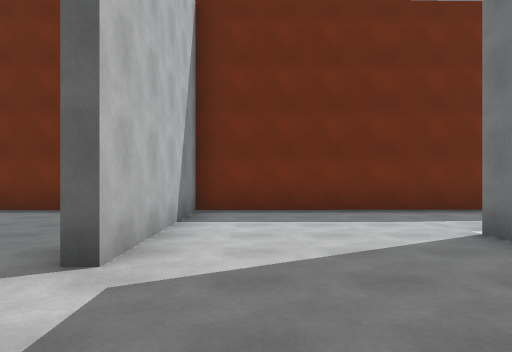
view 1 (above)

21 first-person views from a walk through a scene from a Unity 3-D project. The camera is 1.5 m above the floor, looks level and sees 70° across. The floor is counted in squares, 2 m on a side. Each view is taken from the middle of a square. On the plan, view 1 faces up. The plan holds only what a view shows up to about 11 squares ahead; the rest is blank. The place goes on beyond the plan. The player character is not drawn. Surface patterns are stand-ins for the level's own textures.

view 2
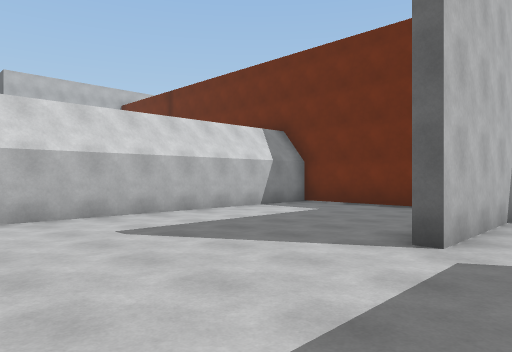

view 3
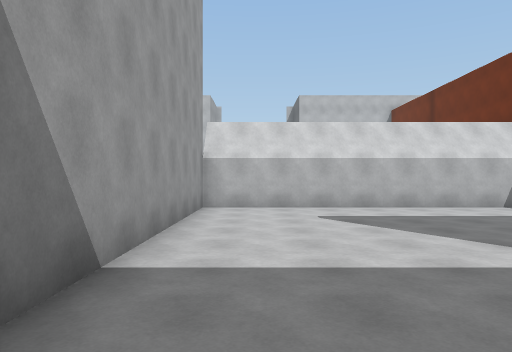

view 4
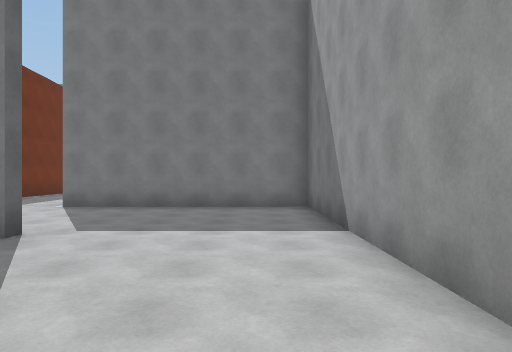

view 5
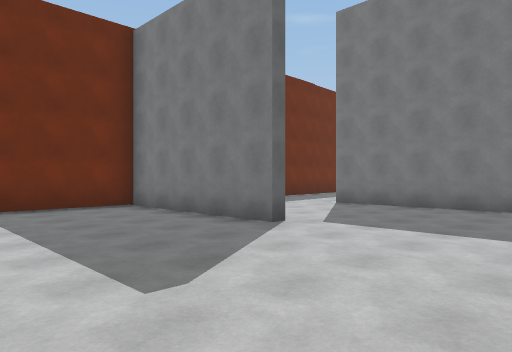

view 6
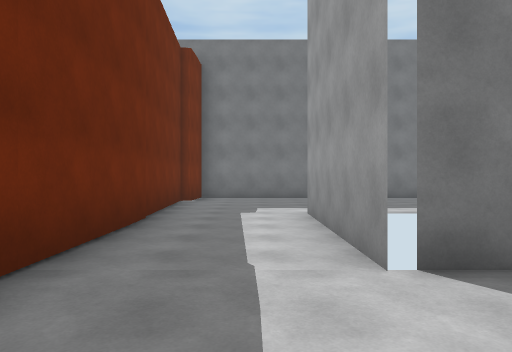

view 7
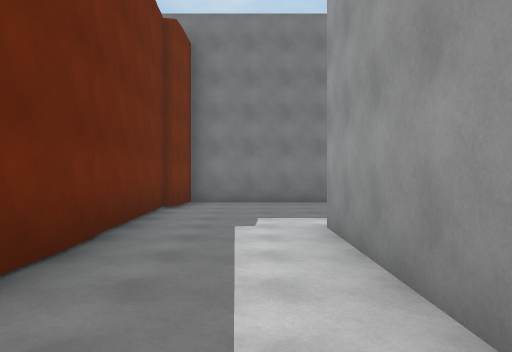

view 8
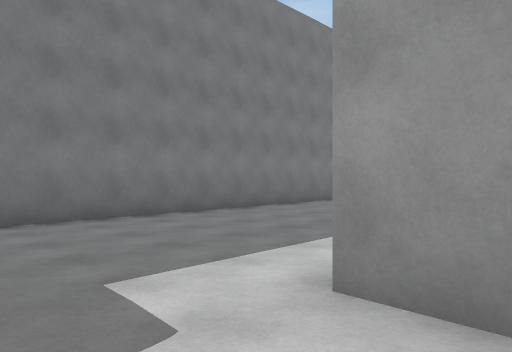

view 9
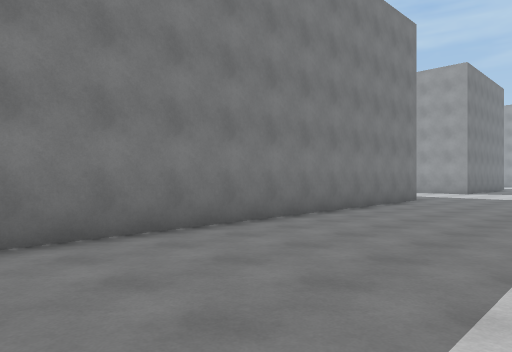

view 10
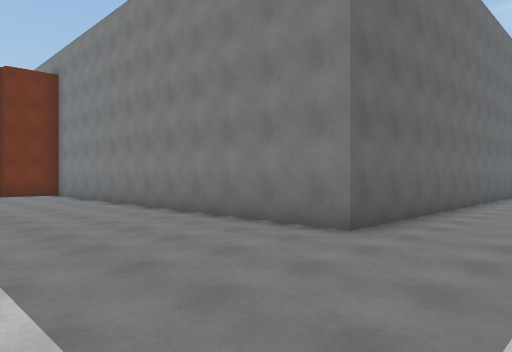

view 11
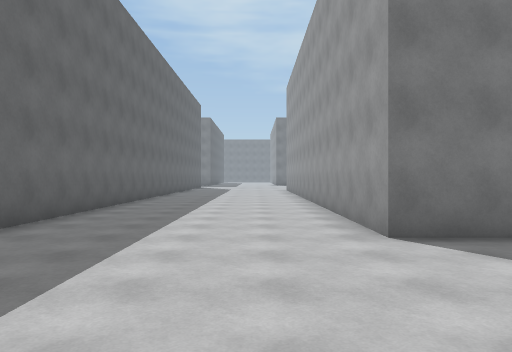

view 12
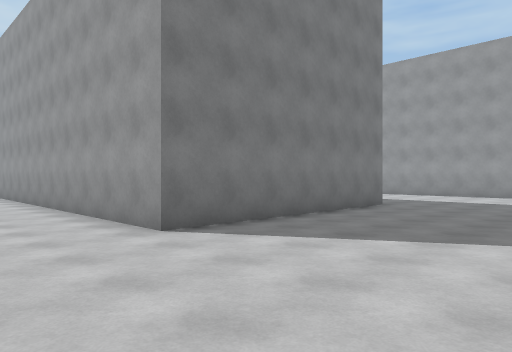

view 13
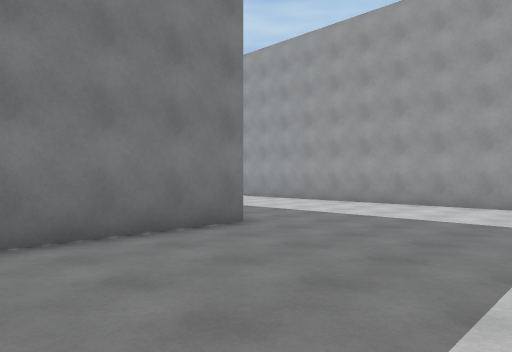

view 14
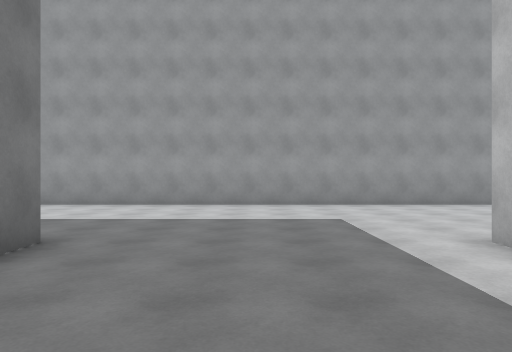

view 15
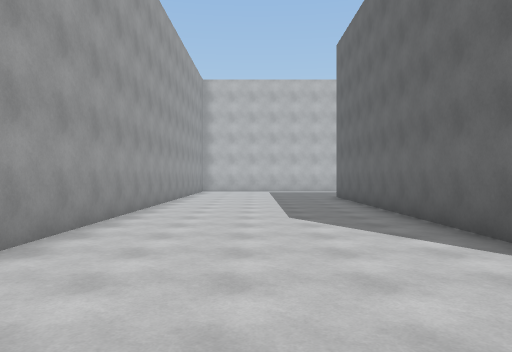

view 16
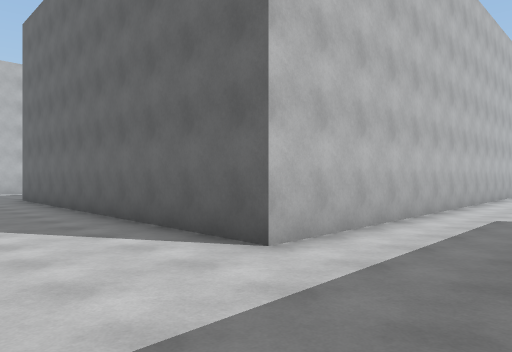

view 17
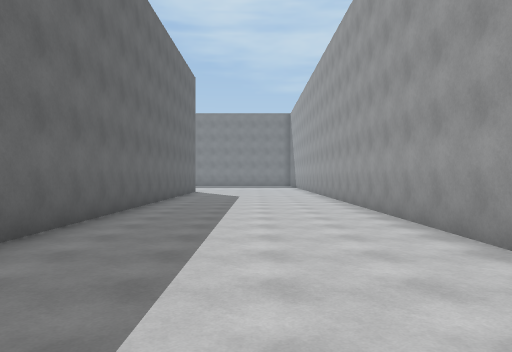

view 18
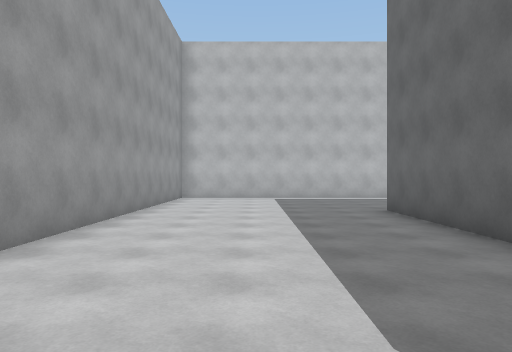

view 19
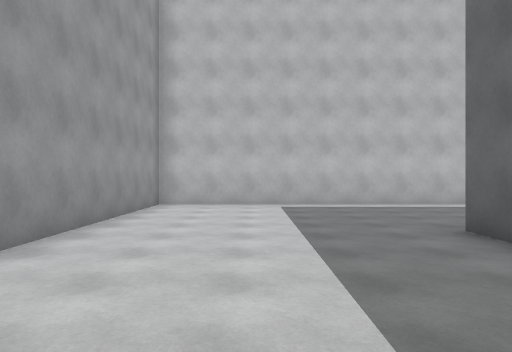

view 20
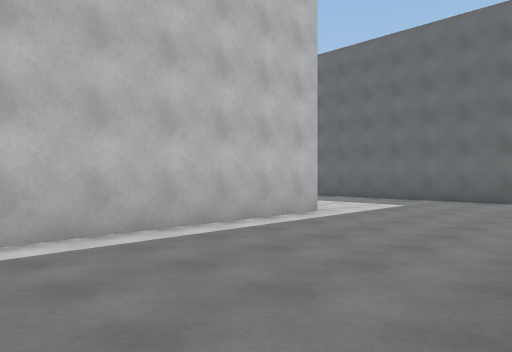

view 21
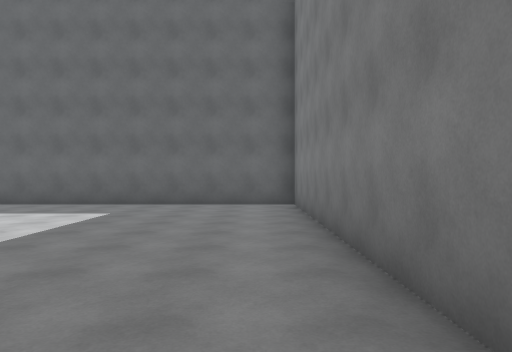

### Floor plan
Points are (right, up) in squares from view 1. A wall is a line through its corners. A room is listed if a view was taken in it or the views show most of it. See-through windows are left out.
Room 1 (views 1, 2, 3, 4, 5, 6, 7, 8, 9)
walls: (-1.6, 3) (-1.6, 7.8) (-6.7, 7.7) (-6.7, -1.3) (2.9, -1.3) (2.9, 5) (7.4, 5); (8.4, 7.9) (-1.3, 7.8) (-1.3, 3)
ways out: opening at (8.5, 6.5) to room 2
Room 2 (views 10, 11, 12, 13, 14, 15, 16, 17, 18, 19, 20, 21)
walls: (7.3, -6.1) (7.3, -16.1) (-3, -16.1); (12.4, -16.2) (12.4, -9.6) (21, -9.6); (-3, -14.6) (-3, -6.4) (-10.5, -6.4); (21, -16.1) (14, -16.1); (21, -4.4) (12.4, -4.4) (12.4, 8) (8.4, 7.9); (-7.6, -11.5) (-7.6, -21.6) (21, -21.6)
ways out: opening at (8.5, 6.5) to room 1

Where each view was taken, in squares from view 1:
view 1: 0 up, 0 right, facing up
view 2: 1 down, 0 right, facing up-left
view 3: 0 up, 2 right, facing left
view 4: 0 up, 6 left, facing right
view 5: 1 down, 6 left, facing up-right
view 6: 6 up, 0 right, facing right
view 7: 6 up, 2 right, facing right
view 8: 7 up, 6 right, facing down-right
view 9: 7 up, 8 right, facing down-right
view 10: 7 down, 8 right, facing up-right
view 11: 8 down, 8 right, facing right
view 12: 7 down, 8 right, facing down-right
view 13: 12 down, 8 right, facing down-right
view 14: 12 down, 10 right, facing down
view 15: 19 down, 10 right, facing left
view 16: 19 down, 10 right, facing up-left
view 17: 19 down, 10 right, facing right
view 18: 19 down, 5 right, facing left
view 19: 19 down, 2 right, facing left
view 20: 18 down, 3 left, facing up-left
view 21: 16 down, 4 left, facing up
